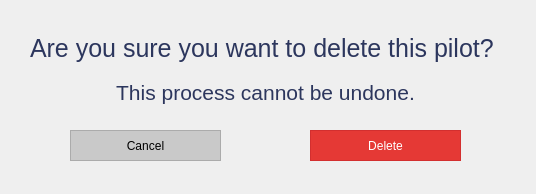
<?xml version="1.0" encoding="UTF-8"?>
<ui version="4.0">
 <class>Dialog</class>
 <widget class="QDialog" name="Dialog">
  <property name="geometry">
   <rect>
    <x>0</x>
    <y>0</y>
    <width>536</width>
    <height>194</height>
   </rect>
  </property>
  <property name="sizePolicy">
   <sizepolicy hsizetype="Preferred" vsizetype="Ignored">
    <horstretch>0</horstretch>
    <verstretch>0</verstretch>
   </sizepolicy>
  </property>
  <property name="minimumSize">
   <size>
    <width>536</width>
    <height>194</height>
   </size>
  </property>
  <property name="maximumSize">
   <size>
    <width>536</width>
    <height>194</height>
   </size>
  </property>
  <property name="windowTitle">
   <string>Delete Pilot</string>
  </property>
  <property name="windowIcon">
   <iconset>
    <normaloff>../../Resources/logo_svg.svg</normaloff>../../Resources/logo_svg.svg</iconset>
  </property>
  <widget class="QPushButton" name="btn_cancel">
   <property name="geometry">
    <rect>
     <x>70</x>
     <y>130</y>
     <width>151</width>
     <height>31</height>
    </rect>
   </property>
   <property name="styleSheet">
    <string notr="true">QPushButton {
color: rgb(0, 0, 0);
background-color: rgb(201, 201, 201);
border: 1.2px solid #ABABAB;
outline: none;}

QPushButton:hover{
color: rgb(255, 255, 255);
background-color: rgb(171, 171, 171);
outline: none;
border: none;
}

QPushButton:pressed{
color: rgb(255, 255, 255);
background-color: rgb(129, 129, 129);
outline: none;
border: none;
}


</string>
   </property>
   <property name="text">
    <string>Cancel</string>
   </property>
  </widget>
  <widget class="QPushButton" name="btn_delete">
   <property name="geometry">
    <rect>
     <x>310</x>
     <y>130</y>
     <width>151</width>
     <height>31</height>
    </rect>
   </property>
   <property name="styleSheet">
    <string notr="true">QPushButton {
color: rgb(255, 255, 255);
background-color: #E53935;
border: 1.2px solid #D32F2F;
outline: none;}

QPushButton:hover{
background-color: #D32F2F;
outline: none;
border: none;
}

QPushButton:pressed{
    background-color: #C62828;
outline: none;
border: none;
}</string>
   </property>
   <property name="text">
    <string>Delete</string>
   </property>
  </widget>
  <widget class="QWidget" name="">
   <property name="geometry">
    <rect>
     <x>30</x>
     <y>30</y>
     <width>471</width>
     <height>81</height>
    </rect>
   </property>
   <layout class="QVBoxLayout" name="verticalLayout">
    <item>
     <widget class="QLabel" name="label">
      <property name="font">
       <font>
        <family>Helvetica</family>
        <pointsize>19</pointsize>
       </font>
      </property>
      <property name="text">
       <string>&lt;html&gt;&lt;head/&gt;&lt;body&gt;&lt;p&gt;&lt;span style=&quot; color:#2c365d;&quot;&gt;Are you sure you want to delete this pilot?&lt;/span&gt;&lt;/p&gt;&lt;/body&gt;&lt;/html&gt;</string>
      </property>
     </widget>
    </item>
    <item>
     <widget class="QLabel" name="label_2">
      <property name="font">
       <font>
        <family>Helvetica</family>
        <pointsize>16</pointsize>
       </font>
      </property>
      <property name="text">
       <string>&lt;html&gt;&lt;head/&gt;&lt;body&gt;&lt;p&gt;&lt;span style=&quot; color:#2c365d;&quot;&gt;This process cannot be undone.&lt;/span&gt;&lt;/p&gt;&lt;/body&gt;&lt;/html&gt;</string>
      </property>
      <property name="alignment">
       <set>Qt::AlignCenter</set>
      </property>
     </widget>
    </item>
   </layout>
  </widget>
 </widget>
 <resources/>
 <connections/>
</ui>
